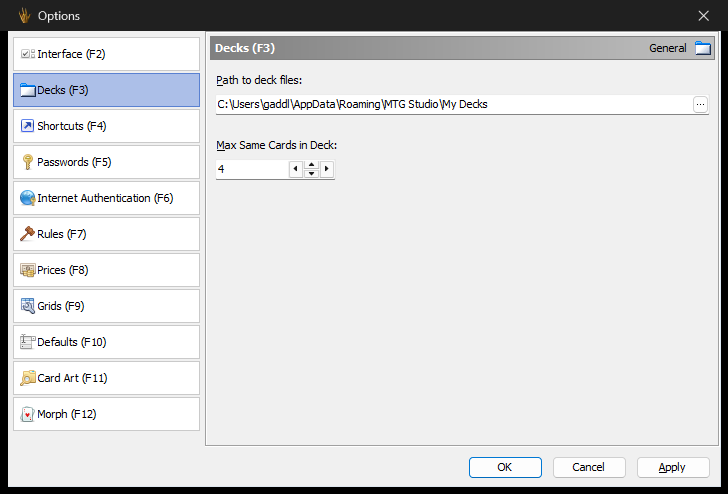
#> input picture docs/ui/looks/ref/windows-1to1/states/category-list-pressed-options-decks@1x.png, 728 x 494 px, given in place of dialog-customization-rest@1x.png, which was not available
$ python gen_x88.py
#> lines starting #> are read from the running program, lines starting #| are printed output that depends on the picture; after the words box and inside, x2 and y2 are one past the last pixel; in counts of white or black regions, pixels touching at a corner belong together
### scripts/x88_specs.py
"""The dialog bodies baked by gen_x88.py: capture, window size, rectangles (capture pixels: x includes the window's 8 px left border)."""
SPECS = {}

SPECS['custom'] = dict(cap='dialog-customization-rest', w=164, h=293, texts=[
    ('Bands', (14, 36, 50, 52)), ('Columns', (56, 36, 104, 52)),
    ('Artist', (16, 60, 100, 75)),
    ('Edition Name', (16, 79, 120, 95)), ('Flavor', (16, 98, 120, 114)), ('Legal', (16, 117, 120, 133)), ('No', (16, 136, 120, 152)),
    ('Power', (16, 155, 120, 171)), ('Row', (16, 174, 120, 190)), ('Toughness', (16, 193, 120, 209)),
])


def buttons(rects, color=(240, 240, 240)):
    """live buttons of a form (window coordinates x, y, w, h): their pixels are the face in the skin"""
    return [(x + 8 - 2, y - 2, x + 8 + w + 2, y + h + 2, color) for (x, y, w, h) in rects]


SPECS['adv'] = dict(cap='dialog-advanced-filter-rest', w=544, h=347,
                    erase=buttons([(308, 315, 75, 25), (389, 315, 75, 25), (470, 315, 75, 25), (96, 315, 75, 25), (15, 315, 75, 25)]),
                    texts=[('Filter', (16, 36, 45, 48), dict(face=7)), ('And', (57, 36, 77, 49), dict(face=7, underline=True, ink=(255, 0, 51))),
                           ('<root>', (84, 35, 122, 49), dict(face=7)), ('press the button to add a new condition', (15, 56, 213, 70), dict(face=7))])

SPECS['cond'] = dict(cap='dialog-conditional-formatting-rest', w=684, h=413,
                     erase=buttons([(415, 378, 85, 25), (506, 378, 85, 25), (597, 378, 85, 25)]),
                     pics=[(40, 88, 58, 102), (172, 88, 192, 105), (303, 88, 323, 105)],
                     texts=[('&Show formatting rules for:', (16, 42, 146, 60), dict(face=8)), ('All', (152, 46, 170, 58), dict(face=8)),
                            ('&New Rule...', (59, 89, 121, 103), dict(face=8)), ('&Edit Rule...', (192, 89, 251, 103), dict(face=8)), ('&Delete Rule', (323, 89, 383, 103), dict(face=8)),
                            ('Rule (applied in order shown)', (18, 119, 168, 134), dict(face=8)), ('Format', (277, 119, 330, 134), dict(face=8)), ('Applies to', (382, 119, 440, 134), dict(face=8)),
                            ('Apply to the record', (485, 119, 590, 134), dict(face=8)), ('Stop If True', (597, 119, 665, 134), dict(face=8))])

_tabs = [('&Colors', (37, 38, 70, 51)), ('&Rarity', (97, 36, 130, 52)), ('Card &Type', (156, 36, 210, 52)), ('&Editions', (236, 36, 277, 52)),
         ('&Mana Analyser', (303, 36, 378, 52)), ('Mana Product', (404, 36, 474, 52)), ('Power Analyser', (500, 36, 579, 52)), ('&Probability', (605, 36, 660, 52)),
         ('Mana &Slots', (685, 36, 741, 52)), ('Start &Hand', (766, 36, 823, 52)), ('Advanced', (849, 36, 901, 52))]
SPECS['stats'] = dict(cap='dialog-statistics-rest', w=941, h=501, erase=buttons([(865, 471, 75, 23)]),
                      pics=[(271, 112, 555, 396)],
                      texts=[(t, b, dict(face=8)) for (t, b) in _tabs] + [
                          ('Card breakdown by card colors.', (398, 68, 556, 84), dict(face=8)),
                          ('Green', (874, 114, 912, 131), dict(face=7, size=12)), ('Multicolor', (874, 132, 935, 149), dict(face=7, size=12)), ('Colorless', (874, 150, 935, 167), dict(face=7, size=12)),
                          ('Red', (874, 168, 915, 185), dict(face=7, size=12)), ('White', (874, 186, 915, 203), dict(face=7, size=12)),
                          ('Total: 12', (382, 416, 444, 432), dict(face=7, size=15))])


def _legality():
    return [('Deck Legality for', (28, 157, 128, 172), dict(size=13)), ('Standard', (129, 157, 191, 172), dict(weight=700, size=13)), ('format -', (191, 157, 243, 172), dict(size=13)),
            ('NOT LEGAL', (244, 157, 318, 172), dict(weight=700, ink=(128, 0, 0), size=13))]


_rules = ['Jet Collector', 'Euru, Acorn Scrounger', 'Dust to Dust', 'Chaos Warp', 'Chromatic Lantern', 'Fellwar Stone', 'Jeweled Amulet', 'Mind Stone', 'Swiftfoot Boots']
_first = ['deck. You', 'in', 'deck. You', 'deck. You have', 'deck.', 'deck. You', 'deck.', 'deck. You have', 'deck. You']
_second = ['have 1 copy of Jet Collector.', 'deck. You have 1 copy of Euru, Acorn Scrounger.', 'have 1 copy of Dust to Dust.', '1 copy of Chaos Warp.',
           'You have 1 copy of Chromatic Lantern.', 'have 1 copy of Fellwar Stone.', 'You have 1 copy of Jeweled Amulet.', '1 copy of Mind Stone.', 'have 1 copy of Swiftfoot Boots.']
_lines = []
for _i, _name in enumerate(_rules):
    _y = 185 + 26 * _i
    _lines.append(('Rule %d:' % (_i + 1), (28, _y - 1, 72, _y + 12), dict(size=13)))
    _lines.append(('Passed.', (72, _y - 1, 126, _y + 12), dict(weight=700, ink=(0, 128, 0), size=13)))
    _lines.append(('Not more than 4 copies of %s are allowed %s' % (_name, 'in ' + _first[_i] if _first[_i] != 'in' else 'in'), (126, _y - 1, 524, _y + 12), dict(size=13)))
    _lines.append((_second[_i], (28, _y + 12, 524, _y + 25), dict(size=13)))

SPECS['legality'] = dict(cap='dialog-deck-legality-rest', w=539, h=479,
                         erase=buttons([(22, 448, 75, 23), (460, 448, 75, 23)] + [(x, y, 75, 23) for x in (41, 122, 203, 284, 365, 446) for y in (66, 95)]) + [(33, 38, 549, 136, (240, 240, 240))],
                         texts=_legality() + _lines + [('Last update on October 10, 2026', (110, 448, 385, 470), dict(face=8))])

SPECS['about'] = dict(cap='dialog-about-rest', w=436, h=365, levels=6, block=2, erase=buttons([(360, 334, 75, 23)]),
                      pics=[(242, 55, 444, 325)],
                      texts=[('&MTG Studio', (16, 36, 74, 51), dict(face=8)), ('D&etails', (80, 36, 116, 51), dict(face=8)),
                             ('MTG Studio', (58, 66, 184, 90), dict(face=7, weight=700, size=22)), ('version 3.235.0', (66, 92, 172, 106), dict(face=7, weight=700, size=13)),
                             ('Send email to Support', (64, 273, 174, 288), dict(face=8, underline=True)), ('https://mtg.studio', (74, 296, 166, 311), dict(face=8, underline=True))])

_pn = ['Name', 'Author', 'e-mail', 'Created', 'Modified', 'Version', 'Description', 'File Name', 'File Type']
_py = [106, 125, 144, 163, 182, 202, 221, 239, 258]
_pv = ['New Deck', 'gaddl', '', '10/11/2026', '10/11/2026', '1.0', '', 'C:\\Users\\gaddl\\Desktop\\New...', 'MTG Studio (Xml)']
_pt = [('General', (33, 83, 92, 98)), ('Computed', (33, 277, 92, 292))]
for _i in range(9):
    _pt.append((_pn[_i], (44, _py[_i] - 3, 180, _py[_i] + 12), dict(ink=(255, 255, 255)) if _i == 0 else dict()))
    if _pv[_i]:
        _pt.append((_pv[_i], (183, _py[_i] - 3, 356, _py[_i] + 12), dict(face=7)))
#> (reads scripts/x88_adj.json from the repository)
_pt += [('Deck', (62, 297, 94, 311)), ('Sideboard', (120, 297, 175, 311)), ('12', (200, 297, 232, 311), dict(face=7)), ('0', (296, 297, 312, 311), dict(face=7)),
        ('Land', (61, 316, 90, 331)), ('Crea', (107, 316, 135, 331)), ('Spell', (152, 316, 180, 331)),
        ('2', (200, 316, 216, 331), dict(face=7)), ('8', (256, 316, 272, 331), dict(face=7)), ('2', (310, 316, 326, 331), dict(face=7)),
        ('Colors', (44, 334, 100, 349)), ('Archetype', (44, 355, 100, 370)), ('Unspecified', (181, 355, 270, 370), dict(face=7)),
        ('Very Aggressive', (220, 375, 302, 389), dict(face=7)), ('Strategy', (44, 379, 100, 393)), ('Legality', (44, 400, 100, 414))]
SPECS['props'] = dict(cap='dialog-deck-properties-rest', w=348, h=545, key=(240, 240, 240),
                      erase=buttons([(188, 514, 75, 23), (272, 514, 75, 23)]) + [(64, 34, 356, 54, (240, 240, 240)), (64, 55, 356, 72, (240, 240, 240))],
                      pics=[(16, 36, 52, 70), (43, 313, 61, 331, (255, 255, 255)), (89, 313, 107, 331, (255, 255, 255)), (135, 313, 153, 331, (255, 255, 255)),
                            (225, 331, 304, 353, (255, 255, 255)), (224, 399, 302, 417, (255, 255, 255)), (182, 386, 346, 398, (255, 255, 255))], texts=_pt)

_fn = ['Expansions', 'Core Sets', 'Masters', 'Draft Innovation', 'Duel Decks', 'Alchemy', 'Archenemy', 'Arsenal', 'Box', 'Commander', 'From the Vault', 'Funny', 'Masterpiece', 'Memorabilia',
       'Planechase', 'Premium Deck', 'Promo', 'Spellbook']
SPECS['filter'] = dict(cap='dialog-filter-rest', w=692, h=485,
                       erase=buttons([(28, 413, 75, 23), (109, 413, 75, 23), (195, 413, 75, 23)], (249, 249, 249)) + buttons([(23, 455, 75, 23), (104, 455, 75, 23), (451, 455, 75, 23), (532, 455, 75, 23), (616, 455, 75, 23)]),
                       texts=[('Blocks / Formats / Editions', (16, 36, 151, 51)), ('Cards', (151, 36, 189, 51)), ('Options', (192, 36, 240, 51)),
                              ('Blocks', (35, 65, 70, 82)), ('Formats', (123, 65, 168, 82)), ('Editions', (218, 65, 261, 82)),
                              ('Abbr.', (47, 91, 80, 105)), ('ES', (107, 91, 124, 105)), ('Block/Edition', (127, 91, 193, 105)), ('Released', (252, 91, 302, 105)),
                              ('Expansions', (355, 80, 440, 98), dict(weight=700, face=7, size=13))] +
                             [(_fn[_k], (126, 112 + 17 * _k - 3, 245, 112 + 17 * _k + 12), dict(face=7, ink=(255, 0, 0)) if _k == 0 else dict(face=7)) for _k in range(18)])

### scripts/gen_x88.py
"""Bakes the skins of the Windows dialog bodies into lib/e/ui/windlg88.e from ref/windows-1to1/states (round 88).
Per body: the chrome tile (every pixel of the window below the caption except text, pictures and buttons; mapped by the dark look when drawn),
the picture tiles (v3 artwork, raw colours) and the label list (text, position, ink, weight), all read from the 1:1 capture.
Edit this script, scripts/x88_specs.py and scripts/x88_adj.json (the per-label corrections measured from our renders), not the generated file.
Run from the repository root: python -I scripts/gen_x88.py"""
import json
import os
import sys

import numpy as np
from PIL import Image

CAP = 'docs/ui/looks/ref/windows-1to1/states/'
ADJ = 'scripts/x88_adj.json'
sys.path.insert(0, os.path.dirname(os.path.abspath(__file__)))
from x88_specs import SPECS  # noqa: E402


def mode_color(px):
    vals, counts = np.unique(px.reshape(-1, 3), axis=0, return_counts=True)
    return tuple(int(v) for v in vals[counts.argmax()])


def ink_box(c, box, thresh=70):
    x0, y0, x1, y1 = box
    reg = c[y0:y1, x0:x1].astype(int)
    bg = np.array(mode_color(reg))
    d = np.abs(reg - bg).max(axis=2)
    ys, xs = np.where(d > thresh)
    if len(ys) == 0:
        return None
    # the ink colour: the mean of the darkest pixels (ClearType fringes are no ink); near black is black
    px = reg[ys, xs]
    luma = px[:, 0] * 0.299 + px[:, 1] * 0.587 + px[:, 2] * 0.114
    order = np.argsort(luma)[:max(3, len(ys) // 25)]
    ink = tuple(int(v) for v in px[order].mean(axis=0))
    if max(ink) < 0x58 and min(bg) > 0x90:
        ink = (0, 0, 0)
    return (x0 + int(xs.min()), y0 + int(ys.min()), x0 + int(xs.max()), y0 + int(ys.max()), ink, tuple(int(v) for v in bg))


def rle(rows):
    out = []
    for row in rows:
        i = 0
        while i < len(row):
            j = i
            while j < len(row) and row[j] == row[i] and j - i < 256:
                j += 1
            out.append('%s%02X' % (row[i], j - i - 1))
            i = j
    return ''.join(out)


def hexpx(c):
    return '%02X%02X%02X' % tuple(int(v) for v in c)


def esc(s):
    return s.replace('\\', '\\\\').replace('"', '\\"')


# [48 lines left out: functions col_class, expand_run, not called in this run]


def build(adj):
    ids = list(SPECS.keys())
    body = {}
    for n, name in enumerate(ids):
        s = SPECS[name]
        im = np.array(Image.open(CAP + s['cap'] + '@1x.png').convert('RGB'))
        w, h = s['w'], s['h']
        c = im[0:h, 8:8 + w].copy()
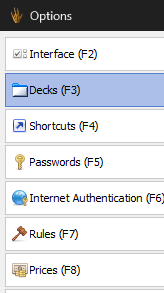
#> c: shape (293, 164, 3); mean R, G, B 210.2, 212.5, 217.2
        capc = c.copy()
        for (x0, y0, x1, y1, col) in s.get('erase', []):
            c[y0:y1, x0 - 8:x1 - 8] = col
        labels = []
        texts = []
        for t in s['texts']:
            if t[0] == 'RUN':
                texts += expand_run(capc, t)
            else:
                texts.append(t)
#> after the loop, texts = 10 items
        for k, t in enumerate(texts):
            text, box = t[0], t[1]
            opt = t[2] if len(t) > 2 else {}
            ib = ink_box(capc, (box[0] - 8, box[1], box[2] - 8, box[3]), opt.get('thresh', 70))
            if ib is None:
                print('no ink for', name, text)
                continue
            x0, y0, x1, y1, ink, bg = ib
            c[box[1]:box[3], box[0] - 8:box[2] - 8] = bg
            ax, ay = adj.get('%s/%d' % (name, len(labels)), [0, 0])
            col = opt.get('ink', ink)
            labels.append((text, x0 + ax + opt.get('ox', 0), y0 + ay + opt.get('oy', 0), col, opt.get('weight', 400), opt.get('face', 8), 1 if opt.get('underline') else 0, opt.get('size', 11)))
#> this loop made 10 passes
#> (text, box, ib, ay) on passes 6, 8, 10: ('Legal', (16, 117, 120, 133), (13, 119, 97, 131, (0, 0, 0), (255, 255, 255)), -1), ('Power', (16, 155, 120, 171), (15, 155, 102, 169, (0, 0, 0), (255, 255, 255)), -2), ('Toughness', (16, 193, 120, 209), (12, 193, 111, 205, (0, 0, 0), (255, 255, 255)), -2)
#> (text, box, order in ink_box, ib) on passes 2, 4: ('Columns', (56, 36, 104, 52), [1, 2, 17], (54, 49, 95, 51, (0, 0, 0), (255, 255, 255))), ('Edition Name', (16, 79, 120, 95), [288, 287, 286, 60, 61, 261, 266, 267, 120, 271, 260], (12, 83, 79, 94, (0, 0, 0), (172, 191, 232)))
#| no ink for custom No
#| no ink for custom Row
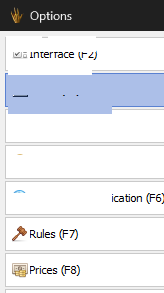
#> c: shape (293, 164, 3); 7.63% of pixels changed, all inside (x1, y1, x2, y2) = (6, 36, 112, 206)
#> after the loop, labels = 8 items
        pics = []
        for pic in s.get('pics', []):
            (px0, py0, px1, py1), pkey = pic[:4], (pic[4] if len(pic) > 4 else s.get('key'))
            reg = capc[py0:py1, px0 - 8:px1 - 8].astype(int)
            lv = s.get('levels', 0)
            if lv:   # artwork too rich for the scene's 4 MB of commands (one rectangle per run of equal pixels): pixel pairs, n luminance levels, each its mean colour
                bw = s.get('block', 1)
                pairs = reg.reshape(reg.shape[0], reg.shape[1] // bw, bw, 3).mean(axis=2)
                lum = (pairs * [0.299, 0.587, 0.114]).sum(axis=2)
                idx = np.round(lum / 255 * (lv - 1)).astype(int)
                pal = [pairs[idx == k].mean(axis=0).round().astype(int) if (idx == k).any() else np.zeros(3, int) for k in range(lv)]
                reg = np.repeat(np.array(pal)[idx], bw, axis=1)
            if pkey:
                kc = tuple(pkey)
                grid = [[('ZZZZZZ' if tuple(int(v) for v in reg[y, x]) == kc else hexpx(reg[y, x])) for x in range(reg.shape[1])] for y in range(reg.shape[0])]
            else:
                grid = [[hexpx(reg[y, x]) for x in range(reg.shape[1])] for y in range(reg.shape[0])]
            pics.append((px0 - 8, py0, px1 - px0, py1 - py0, rle(grid)))
#> after the loop, pics = []
        rows = []
        for y in range(31, h):
            row = [hexpx(c[y, x]) for x in range(w)]
            for pic in s.get('pics', []):
                px0, py0, px1, py1 = pic[:4]
                if py0 <= y < py1:
                    for x in range(px0 - 8, px1 - 8):
                        row[x] = 'ZZZZZZ'
            rows.append(row)
#> after the loop, rows = 262 items
        body[name] = (n, w, h - 31, rle(rows), pics, labels)
#> after the loop in rle, `for row in rows:`: out = 2520 items, first 6: 'F0F0F0A3', 'F0F0F0A3', 'F0F0F0A3', 'F0F0F0A3', 'F0F0F0A3', 'F0F0F005'
#> pass 2 of the loop in build, `for n, name in enumerate(ids):`:
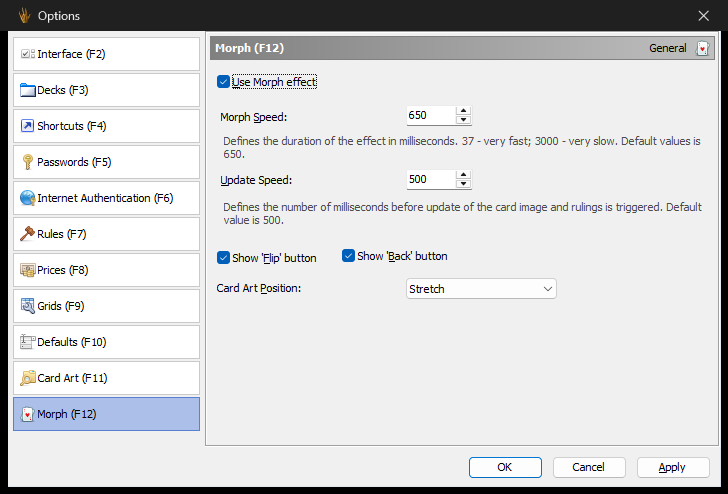
#> input picture docs/ui/looks/ref/windows-1to1/states/checkbox-focused-options-morph-use@1x.png, 728 x 494 px, given in place of dialog-advanced-filter-rest@1x.png, which was not available
#> after the loop in build, `for (x0, y0, x1, y1, col) in s.get('erase', []):`:
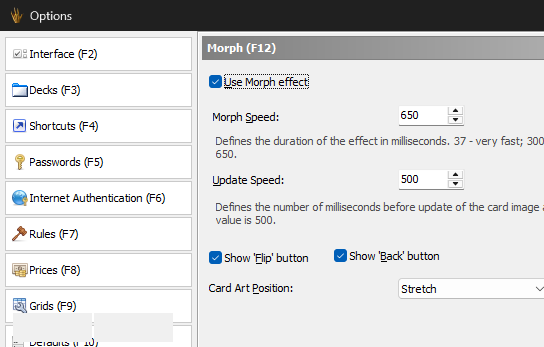
#> c: shape (347, 544, 3); mean R, G, B 214, 214.3, 214.7
#> after the loop in build, `for t in s['texts']:`: texts = 4 items
#> the loop in build, `for k, t in enumerate(texts):` made 4 passes
#> (text, box, opt) on passes 1 to 3: ('Filter', (16, 36, 45, 48), {'face': 7}), ('And', (57, 36, 77, 49), {'face': 7, 'underline': True, 'ink': (255, 0, 51)}), ('<root>', (84, 35, 122, 49), {'face': 7})
#> (printed output is left out)
#> after the loop in build, `for k, t in enumerate(texts):`:
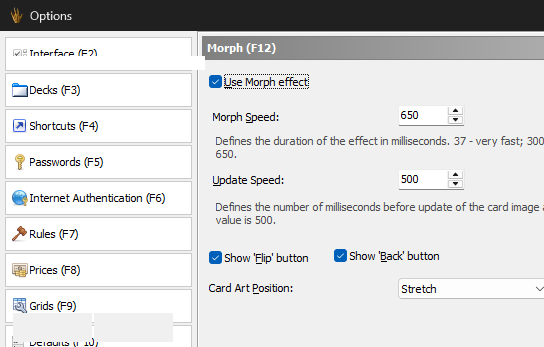
#> c: shape (347, 544, 3); 0.18% of pixels changed, all inside (x1, y1, x2, y2) = (12, 56, 205, 70)
#> after the loop in build, `for k, t in enumerate(texts):`: labels = [('press the button to add a new condition', 11, 54, (0, 0, 0), 400, 7, 0, 11)]
#> after the loop in build, `for y in range(31, h):`: rows = 316 items
#> pass 3 of the loop in build, `for n, name in enumerate(ids):`:
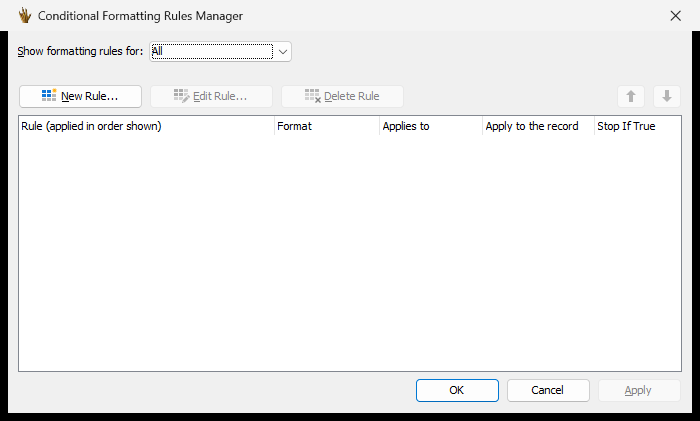
#> input picture docs/ui/looks/ref/windows-1to1/states/dialog-conditional-formatting-rest@1x.png, 700 x 421 px, found by its file name
#> im: shape (421, 700, 3)
#> after the loop in build, `for (x0, y0, x1, y1, col) in s.get('erase', []):`:
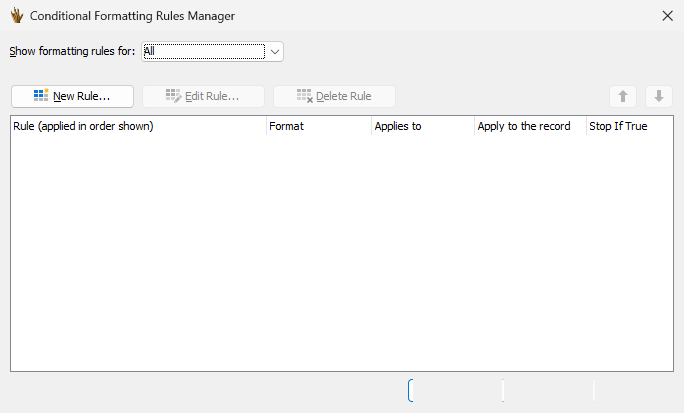
#> c: shape (413, 684, 3); mean R, G, B 246.7, 246.8, 246.9
#> after the loop in build, `for t in s['texts']:`: texts = 10 items
#> the loop in build, `for k, t in enumerate(texts):` made 10 passes
#> (text, box, order in ink_box, ib) on passes 2 to 4: ('All', (152, 46, 170, 58), [49, 48, 46], (144, 46, 153, 57, (0, 0, 0), (253, 253, 253))), ('&New Rule...', (59, 89, 121, 103), [244, 243, 10, 226, 227, 204, 219, 218, 205], (53, 91, 109, 101, (0, 0, 0), (253, 253, 253))), ('&Edit Rule...', (192, 89, 251, 103), [128, 129, 24, 23, 71], (186, 91, 237, 101, (131, 131, 131), (249, 249, 249)))
#> after the loop in build, `for k, t in enumerate(texts):`:
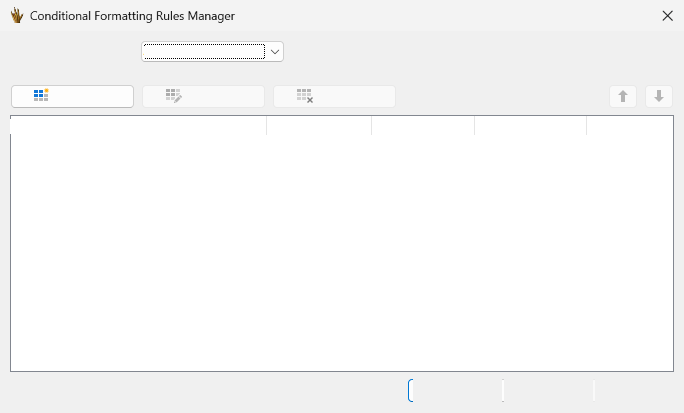
#> c: shape (413, 684, 3); 1.28% of pixels changed, all inside (x1, y1, x2, y2) = (10, 46, 648, 134)
#> after the loop in build, `for pic in s.get('pics', []):`: pics = 3 items
#> the loop made 4 passes; the first 3 are shown

    src = '// Generated by scripts/gen_x88.py from ref/windows-1to1/states; edit the script and scripts/x88_specs.py.\n'
    src += '// A skin is run length coded: eight hex digits a run, RRGGBB and the run length less one; ZZZZZZ is transparent.\n\n'
    src += 'fn count() -> usize { ret %dusize }\n' % len(ids)

    # [5 lines left out: function table, not called in this run]

    src += table('skin_w', [body[k][1] for k in ids])
    src += table('skin_h', [body[k][2] for k in ids])
    src += table('pic_count', [len(body[k][4]) for k in ids])
    src += table('label_count', [len(body[k][5]) for k in ids])
    src += 'fn skin(id: usize) -> str {\n'
    for name in ids:
        src += '    if id == %dusize { ret "%s" }\n' % (body[name][0], body[name][3])
    src += '    ret ""\n}\n'
    for fname, idx in (('pic_x', 0), ('pic_y', 1), ('pic_w', 2), ('pic_h', 3)):
        src += 'fn %s(id: usize, k: usize) -> f32 {\n' % fname
        for name in ids:
            for k, p in enumerate(body[name][4]):
                src += '    if id == %dusize && k == %dusize { ret %s }\n' % (body[name][0], k, repr(float(p[idx])))
        src += '    ret 0.0\n}\n'
    src += 'fn pic(id: usize, k: usize) -> str {\n'
    for name in ids:
        for k, p in enumerate(body[name][4]):
            src += '    if id == %dusize && k == %dusize { ret "%s" }\n' % (body[name][0], k, p[4])
    src += '    ret ""\n}\n'
    src += 'fn label_text(id: usize, k: usize) -> str {\n'
    for name in ids:
        for k, l in enumerate(body[name][5]):
            src += '    if id == %dusize && k == %dusize { ret "%s" }\n' % (body[name][0], k, esc(l[0]))
    src += '    ret ""\n}\n'
    for fname, idx in (('label_x', 1), ('label_y', 2)):
        src += 'fn %s(id: usize, k: usize) -> f32 {\n' % fname
        for name in ids:
            for k, l in enumerate(body[name][5]):
                src += '    if id == %dusize && k == %dusize { ret %s }\n' % (body[name][0], k, repr(float(l[idx])))
        src += '    ret 0.0\n}\n'
    src += 'fn label_ink(id: usize, k: usize) -> u32 {\n'
    for name in ids:
        for k, l in enumerate(body[name][5]):
            c = l[3]
            src += '    if id == %dusize && k == %dusize { ret 0x%02X%02X%02Xu32 }\n' % (body[name][0], k, c[0], c[1], c[2])
    src += '    ret 0u32\n}\n'
    for fname, idx in (('label_weight', 4), ('label_face', 5), ('label_underline', 6), ('label_size', 7)):
        src += 'fn %s(id: usize, k: usize) -> u32 {\n' % fname
        for name in ids:
            for k, l in enumerate(body[name][5]):
                src += '    if id == %dusize && k == %dusize { ret %du32 }\n' % (body[name][0], k, l[idx])
        src += '    ret 0u32\n}\n'
    open('lib/e/ui/windlg88.e', 'w', encoding='utf-8').write(src)
    print('wrote lib/e/ui/windlg88.e', len(src), 'bytes;', ', '.join('%s %d labels' % (k, len(body[k][5])) for k in ids))
    json.dump({k: [(t[1], t[2]) for t in body[k][5]] for k in ids}, open('D:/Temp/lanes/tools/x88_labels.json', 'w'))


if __name__ == '__main__':
    adj = json.load(open(ADJ)) if os.path.exists(ADJ) else {}
#> (the run stopped early here; a loop or call above may not have finished)
